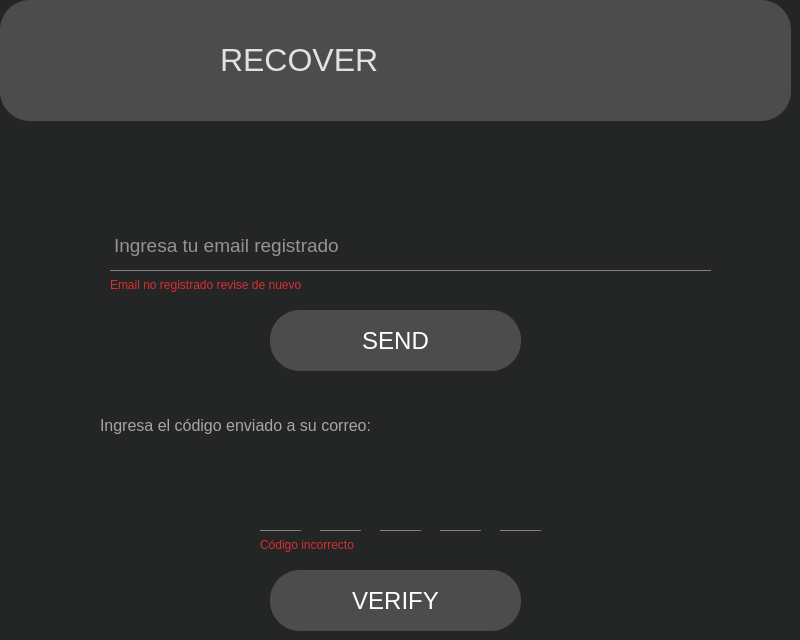
      <widget class="QWidget" name="pag02Login">
       <property name="styleSheet">
        <string notr="true">border-radius: 30px; /* Ajusta el valor para el radio de los bordes */
background-color:#242525;</string>
       </property>
       <widget class="QWidget" name="widget_2" native="true">
        <property name="geometry">
         <rect>
          <x>0</x>
          <y>0</y>
          <width>791</width>
          <height>121</height>
         </rect>
        </property>
        <property name="styleSheet">
         <string notr="true">border-radius: 30px; /* Ajusta el valor para el radio de los bordes */
background-color:#4c4c4c;</string>
        </property>
        <widget class="QLabel" name="label_3">
         <property name="geometry">
          <rect>
           <x>220</x>
           <y>30</y>
           <width>341</width>
           <height>61</height>
          </rect>
         </property>
         <property name="font">
          <font>
           <pointsize>24</pointsize>
          </font>
         </property>
         <property name="styleSheet">
          <string notr="true">QLabel {
    color: white; /* Cambia #3498db por el color que prefieras */
}</string>
         </property>
         <property name="text">
          <string>&lt;html&gt;&lt;head/&gt;&lt;body&gt;&lt;p&gt;&lt;span style=&quot; color:#e1e1e1;&quot;&gt;RECOVER&lt;/span&gt;&lt;/p&gt;&lt;/body&gt;&lt;/html&gt;</string>
         </property>
        </widget>
        <widget class="QLabel" name="Profile_icon_6">
         <property name="geometry">
          <rect>
           <x>70</x>
           <y>0</y>
           <width>121</width>
           <height>121</height>
          </rect>
         </property>
         <property name="styleSheet">
          <string notr="true">QLabel {
    background-position: center;
    background-repeat: no-repeat;
    background-size: contain; /* Ajusta la imagen al QLabel */
}</string>
         </property>
         <property name="text">
          <string/>
         </property>
         <property name="pixmap">
          <pixmap>Hologramas/icon/profile.png</pixmap>
         </property>
         <property name="scaledContents">
          <bool>true</bool>
         </property>
        </widget>
        <widget class="QPushButton" name="pushButton_3">
         <property name="geometry">
          <rect>
           <x>20</x>
           <y>40</y>
           <width>61</width>
           <height>41</height>
          </rect>
         </property>
         <property name="styleSheet">
          <string notr="true">QPushButton {
    background-image: url(&quot;C:/6TO_SEMESTRE/Hologramas/icon/atrasflechav.png&quot;); /* Ruta de la imagen */
    background-position: center;    /* Centrar la imagen */
    background-repeat: no-repeat;   /* Evitar que se repita la imagen */
    background-size: contain;    /* Cambiar el tamaño de la imagen (ajusta según sea necesario) */
    border: none;                   /* Elimina el borde del botón */
}
QPushButton:hover {
    background-color: rgba(255, 255, 255, 0.1); 
    color: white;                              
}</string>
         </property>
         <property name="text">
          <string/>
         </property>
        </widget>
       </widget>
       <widget class="QTextEdit" name="textEdit_3">
        <property name="geometry">
         <rect>
          <x>110</x>
          <y>230</y>
          <width>601</width>
          <height>41</height>
         </rect>
        </property>
        <property name="styleSheet">
         <string notr="true">QTextEdit {
    border-top:none;
    border-left: none;
    border-right: none;
    border-bottom: 1px solid gray; /* Solo el borde inferior es gris */

}</string>
        </property>
        <property name="html">
         <string>&lt;!DOCTYPE HTML PUBLIC &quot;-//W3C//DTD HTML 4.0//EN&quot; &quot;http://www.w3.org/TR/REC-html40/strict.dtd&quot;&gt;
&lt;html&gt;&lt;head&gt;&lt;meta name=&quot;qrichtext&quot; content=&quot;1&quot; /&gt;&lt;style type=&quot;text/css&quot;&gt;
p, li { white-space: pre-wrap; }
&lt;/style&gt;&lt;/head&gt;&lt;body style=&quot; font-family:'MS Shell Dlg 2'; font-size:7.8pt; font-weight:400; font-style:normal;&quot;&gt;
&lt;p style=&quot; margin-top:0px; margin-bottom:0px; margin-left:0px; margin-right:0px; -qt-block-indent:0; text-indent:0px;&quot;&gt;&lt;span style=&quot; font-size:14pt; color:#949494;&quot;&gt;Ingresa tu email registrado&lt;/span&gt;&lt;/p&gt;&lt;/body&gt;&lt;/html&gt;</string>
        </property>
       </widget>
       <widget class="QLabel" name="profileIcon7">
        <property name="geometry">
         <rect>
          <x>70</x>
          <y>230</y>
          <width>31</width>
          <height>31</height>
         </rect>
        </property>
        <property name="styleSheet">
         <string notr="true">QLabel {
    background-position: center;
    background-repeat: no-repeat;
    background-size: contain; /* Ajusta la imagen al QLabel */
}</string>
        </property>
        <property name="text">
         <string/>
        </property>
        <property name="pixmap">
         <pixmap>Hologramas/icon/email.png</pixmap>
        </property>
        <property name="scaledContents">
         <bool>true</bool>
        </property>
       </widget>
       <widget class="QPushButton" name="botonSend">
        <property name="geometry">
         <rect>
          <x>270</x>
          <y>310</y>
          <width>251</width>
          <height>61</height>
         </rect>
        </property>
        <property name="font">
         <font>
          <pointsize>18</pointsize>
         </font>
        </property>
        <property name="toolTip">
         <string>&lt;html&gt;&lt;head/&gt;&lt;body&gt;&lt;p&gt;&lt;span style=&quot; font-size:18pt;&quot;&gt;LOGIN&lt;/span&gt;&lt;/p&gt;&lt;/body&gt;&lt;/html&gt;</string>
        </property>
        <property name="styleSheet">
         <string notr="true">QPushButton{
border-radius: 30px; /* Ajusta el valor para el radio de los bordes */
background-color:#4c4c4c;
color: white;
}

QPushButton:hover {
    background-color: rgba(255, 255, 255, 0.1); 
    color: white;                              
}</string>
        </property>
        <property name="text">
         <string>SEND</string>
        </property>
       </widget>
       <widget class="QLabel" name="label_4">
        <property name="geometry">
         <rect>
          <x>100</x>
          <y>410</y>
          <width>351</width>
          <height>31</height>
         </rect>
        </property>
        <property name="font">
         <font>
          <pointsize>24</pointsize>
         </font>
        </property>
        <property name="styleSheet">
         <string notr="true">QLabel {
    color: white; /* Cambia #3498db por el color que prefieras */
    background:none;
}</string>
        </property>
        <property name="text">
         <string>&lt;html&gt;&lt;head/&gt;&lt;body&gt;&lt;p&gt;&lt;span style=&quot; font-size:12pt; color:#a6a6a6;&quot;&gt;Ingresa el código enviado a su correo:&lt;/span&gt;&lt;/p&gt;&lt;/body&gt;&lt;/html&gt;</string>
        </property>
       </widget>
       <widget class="QTextEdit" name="textEdit_4">
        <property name="geometry">
         <rect>
          <x>260</x>
          <y>500</y>
          <width>41</width>
          <height>31</height>
         </rect>
        </property>
        <property name="styleSheet">
         <string notr="true">QTextEdit {
    border-top:none;
    border-left: none;
    border-right: none;
    border-bottom: 1px solid gray; /* Solo el borde inferior es gris */
}</string>
        </property>
        <property name="html">
         <string>&lt;!DOCTYPE HTML PUBLIC &quot;-//W3C//DTD HTML 4.0//EN&quot; &quot;http://www.w3.org/TR/REC-html40/strict.dtd&quot;&gt;
&lt;html&gt;&lt;head&gt;&lt;meta name=&quot;qrichtext&quot; content=&quot;1&quot; /&gt;&lt;style type=&quot;text/css&quot;&gt;
p, li { white-space: pre-wrap; }
&lt;/style&gt;&lt;/head&gt;&lt;body style=&quot; font-family:'MS Shell Dlg 2'; font-size:7.8pt; font-weight:400; font-style:normal;&quot;&gt;
&lt;p style=&quot;-qt-paragraph-type:empty; margin-top:0px; margin-bottom:0px; margin-left:0px; margin-right:0px; -qt-block-indent:0; text-indent:0px;&quot;&gt;&lt;br /&gt;&lt;/p&gt;&lt;/body&gt;&lt;/html&gt;</string>
        </property>
       </widget>
       <widget class="QTextEdit" name="textEdit_5">
        <property name="geometry">
         <rect>
          <x>320</x>
          <y>500</y>
          <width>41</width>
          <height>31</height>
         </rect>
        </property>
        <property name="styleSheet">
         <string notr="true">QTextEdit {
    border-top:none;
    border-left: none;
    border-right: none;
    border-bottom: 1px solid gray; /* Solo el borde inferior es gris */
}</string>
        </property>
        <property name="html">
         <string>&lt;!DOCTYPE HTML PUBLIC &quot;-//W3C//DTD HTML 4.0//EN&quot; &quot;http://www.w3.org/TR/REC-html40/strict.dtd&quot;&gt;
&lt;html&gt;&lt;head&gt;&lt;meta name=&quot;qrichtext&quot; content=&quot;1&quot; /&gt;&lt;style type=&quot;text/css&quot;&gt;
p, li { white-space: pre-wrap; }
&lt;/style&gt;&lt;/head&gt;&lt;body style=&quot; font-family:'MS Shell Dlg 2'; font-size:7.8pt; font-weight:400; font-style:normal;&quot;&gt;
&lt;p style=&quot;-qt-paragraph-type:empty; margin-top:0px; margin-bottom:0px; margin-left:0px; margin-right:0px; -qt-block-indent:0; text-indent:0px;&quot;&gt;&lt;br /&gt;&lt;/p&gt;&lt;/body&gt;&lt;/html&gt;</string>
        </property>
       </widget>
       <widget class="QTextEdit" name="textEdit_6">
        <property name="geometry">
         <rect>
          <x>380</x>
          <y>500</y>
          <width>41</width>
          <height>31</height>
         </rect>
        </property>
        <property name="styleSheet">
         <string notr="true">QTextEdit {
    border-top:none;
    border-left: none;
    border-right: none;
    border-bottom: 1px solid gray; /* Solo el borde inferior es gris */
}</string>
        </property>
        <property name="html">
         <string>&lt;!DOCTYPE HTML PUBLIC &quot;-//W3C//DTD HTML 4.0//EN&quot; &quot;http://www.w3.org/TR/REC-html40/strict.dtd&quot;&gt;
&lt;html&gt;&lt;head&gt;&lt;meta name=&quot;qrichtext&quot; content=&quot;1&quot; /&gt;&lt;style type=&quot;text/css&quot;&gt;
p, li { white-space: pre-wrap; }
&lt;/style&gt;&lt;/head&gt;&lt;body style=&quot; font-family:'MS Shell Dlg 2'; font-size:7.8pt; font-weight:400; font-style:normal;&quot;&gt;
&lt;p style=&quot;-qt-paragraph-type:empty; margin-top:0px; margin-bottom:0px; margin-left:0px; margin-right:0px; -qt-block-indent:0; text-indent:0px;&quot;&gt;&lt;br /&gt;&lt;/p&gt;&lt;/body&gt;&lt;/html&gt;</string>
        </property>
       </widget>
       <widget class="QTextEdit" name="textEdit_7">
        <property name="geometry">
         <rect>
          <x>440</x>
          <y>500</y>
          <width>41</width>
          <height>31</height>
         </rect>
        </property>
        <property name="styleSheet">
         <string notr="true">QTextEdit {
    border-top:none;
    border-left: none;
    border-right: none;
    border-bottom: 1px solid gray; /* Solo el borde inferior es gris */
}</string>
        </property>
        <property name="html">
         <string>&lt;!DOCTYPE HTML PUBLIC &quot;-//W3C//DTD HTML 4.0//EN&quot; &quot;http://www.w3.org/TR/REC-html40/strict.dtd&quot;&gt;
&lt;html&gt;&lt;head&gt;&lt;meta name=&quot;qrichtext&quot; content=&quot;1&quot; /&gt;&lt;style type=&quot;text/css&quot;&gt;
p, li { white-space: pre-wrap; }
&lt;/style&gt;&lt;/head&gt;&lt;body style=&quot; font-family:'MS Shell Dlg 2'; font-size:7.8pt; font-weight:400; font-style:normal;&quot;&gt;
&lt;p style=&quot;-qt-paragraph-type:empty; margin-top:0px; margin-bottom:0px; margin-left:0px; margin-right:0px; -qt-block-indent:0; text-indent:0px;&quot;&gt;&lt;br /&gt;&lt;/p&gt;&lt;/body&gt;&lt;/html&gt;</string>
        </property>
       </widget>
       <widget class="QTextEdit" name="textEdit_8">
        <property name="geometry">
         <rect>
          <x>500</x>
          <y>500</y>
          <width>41</width>
          <height>31</height>
         </rect>
        </property>
        <property name="styleSheet">
         <string notr="true">QTextEdit {
    border-top:none;
    border-left: none;
    border-right: none;
    border-bottom: 1px solid gray; /* Solo el borde inferior es gris */
}</string>
        </property>
        <property name="html">
         <string>&lt;!DOCTYPE HTML PUBLIC &quot;-//W3C//DTD HTML 4.0//EN&quot; &quot;http://www.w3.org/TR/REC-html40/strict.dtd&quot;&gt;
&lt;html&gt;&lt;head&gt;&lt;meta name=&quot;qrichtext&quot; content=&quot;1&quot; /&gt;&lt;style type=&quot;text/css&quot;&gt;
p, li { white-space: pre-wrap; }
&lt;/style&gt;&lt;/head&gt;&lt;body style=&quot; font-family:'MS Shell Dlg 2'; font-size:7.8pt; font-weight:400; font-style:normal;&quot;&gt;
&lt;p style=&quot;-qt-paragraph-type:empty; margin-top:0px; margin-bottom:0px; margin-left:0px; margin-right:0px; -qt-block-indent:0; text-indent:0px;&quot;&gt;&lt;br /&gt;&lt;/p&gt;&lt;/body&gt;&lt;/html&gt;</string>
        </property>
       </widget>
       <widget class="QPushButton" name="botonVerify">
        <property name="geometry">
         <rect>
          <x>270</x>
          <y>570</y>
          <width>251</width>
          <height>61</height>
         </rect>
        </property>
        <property name="font">
         <font>
          <pointsize>18</pointsize>
         </font>
        </property>
        <property name="toolTip">
         <string>&lt;html&gt;&lt;head/&gt;&lt;body&gt;&lt;p&gt;&lt;span style=&quot; font-size:18pt;&quot;&gt;LOGIN&lt;/span&gt;&lt;/p&gt;&lt;/body&gt;&lt;/html&gt;</string>
        </property>
        <property name="styleSheet">
         <string notr="true">QPushButton{
border-radius: 30px; /* Ajusta el valor para el radio de los bordes */
background-color:#4c4c4c;
color: white;
}

QPushButton:hover {
    background-color: rgba(255, 255, 255, 0.1); 
    color: white;                              
}</string>
        </property>
        <property name="text">
         <string>VERIFY</string>
        </property>
       </widget>
       <widget class="QLabel" name="label_5">
        <property name="geometry">
         <rect>
          <x>110</x>
          <y>270</y>
          <width>351</width>
          <height>31</height>
         </rect>
        </property>
        <property name="font">
         <font>
          <pointsize>24</pointsize>
         </font>
        </property>
        <property name="styleSheet">
         <string notr="true">QLabel {
    color: white; /* Cambia #3498db por el color que prefieras */
    background:none;
}</string>
        </property>
        <property name="text">
         <string>&lt;html&gt;&lt;head/&gt;&lt;body&gt;&lt;p&gt;&lt;span style=&quot; font-size:9pt; color:#d52f32;&quot;&gt;Email no registrado revise de nuevo&lt;/span&gt;&lt;/p&gt;&lt;/body&gt;&lt;/html&gt;</string>
        </property>
       </widget>
       <widget class="QLabel" name="label_6">
        <property name="geometry">
         <rect>
          <x>260</x>
          <y>530</y>
          <width>351</width>
          <height>31</height>
         </rect>
        </property>
        <property name="font">
         <font>
          <pointsize>24</pointsize>
         </font>
        </property>
        <property name="styleSheet">
         <string notr="true">QLabel {
    color: white; /* Cambia #3498db por el color que prefieras */
    background:none;
}</string>
        </property>
        <property name="text">
         <string>&lt;html&gt;&lt;head/&gt;&lt;body&gt;&lt;p&gt;&lt;span style=&quot; font-size:9pt; color:#d52f32;&quot;&gt;Código incorrecto&lt;/span&gt;&lt;/p&gt;&lt;/body&gt;&lt;/html&gt;</string>
        </property>
       </widget>
      </widget>
